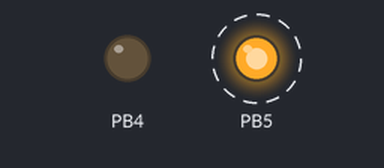
Bench run of a program on a simulated ATmega328P, built with avr-gcc and emulated at 16 MHz. Parts: output pins drawn as LEDs (lit = HIGH). Dashed ring = blinking.

Above: at 0.5 s.
Timing chart, 0 to 4.6 s (numbered marks = the images above):
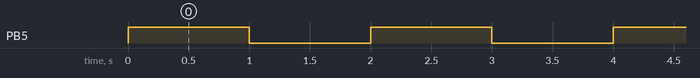

Measured:
- by itself, PB5: alternates HIGH for 1.0 s and LOW for 1.0 s

The program:

main.c
```c
/*
 * GPIO Output.c
 *
 * Created: 08-10-2026 23:33:45
 * Author : ajith
 */
#define F_CPU 16000000UL
#include <avr/io.h>
#include <util/delay.h>


int main(void)
{
    DDRB|=((1<<DDB5)|(1<<DDB4));/* Replace with your application code */
    while (1)
    {
		PORTB|=(1<<PORTB5);
		_delay_ms(1000);
		PORTB&= ~(1<<PORTB5);
		_delay_ms(1000);
    }
}
```
